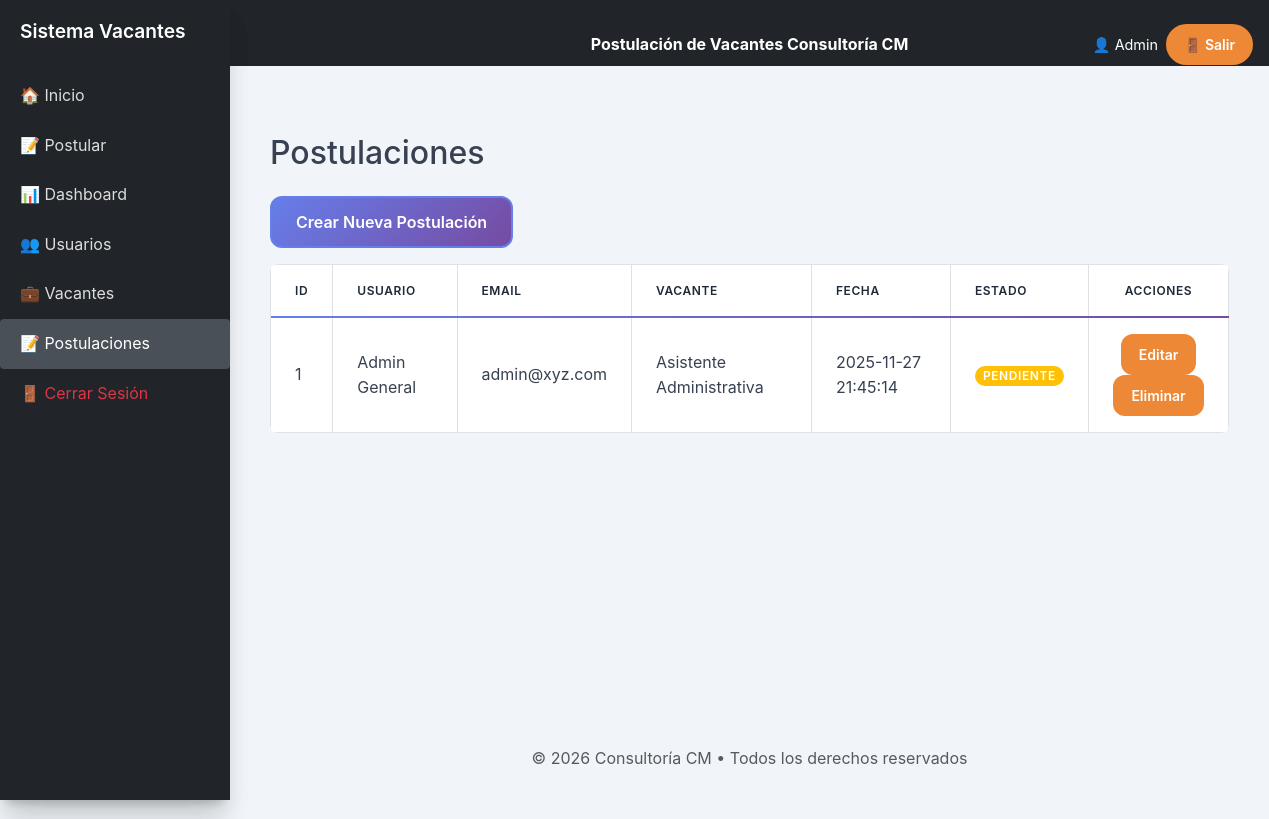
The app's page /admin/postulaciones_gestionar.php (signed in), older data.
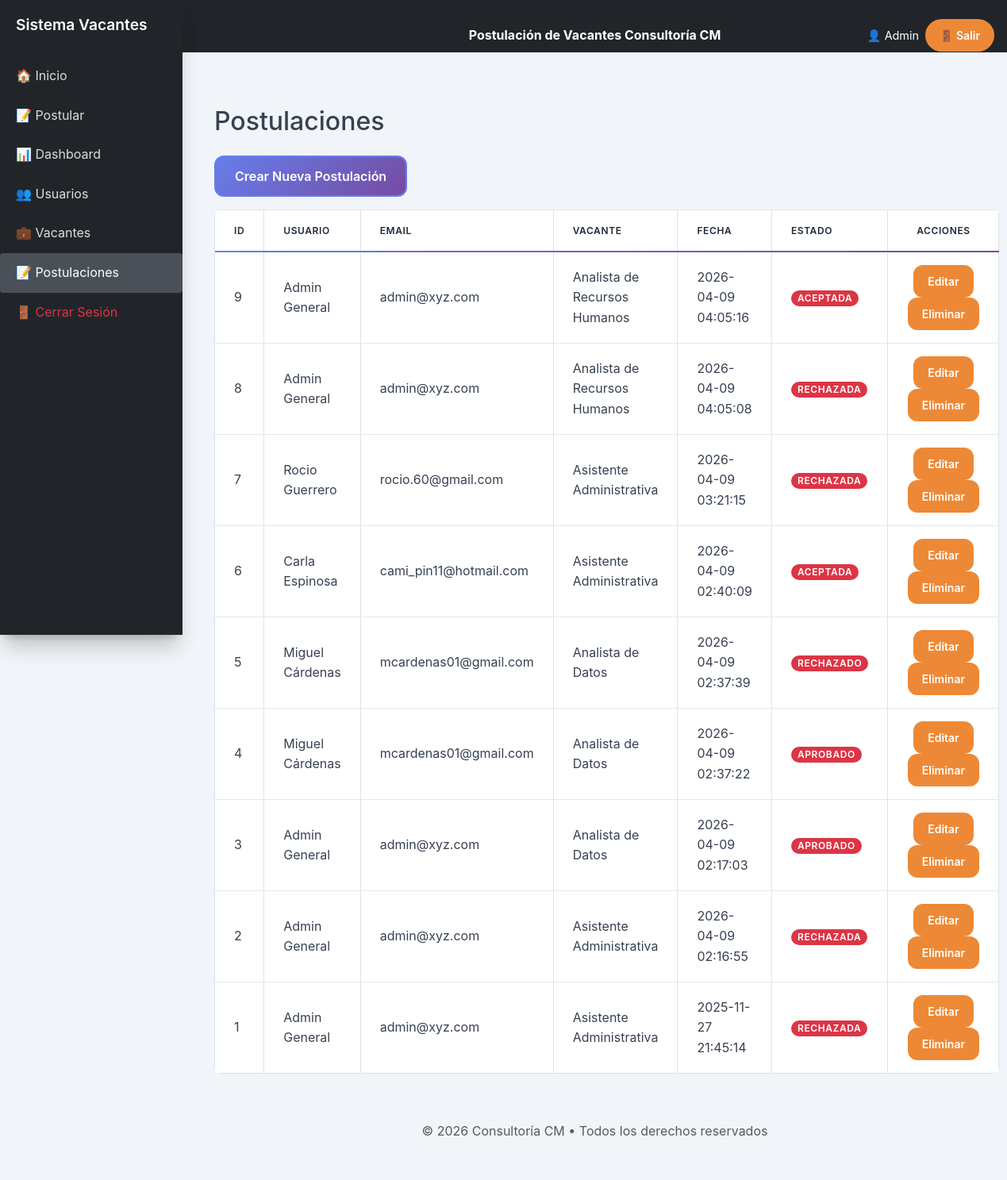
The same page, newer data.
### tables this page shows
CREATE TABLE `postulaciones` (
  `id` int(11) NOT NULL,
  `usuario_id` int(11) NOT NULL,
  `vacante_id` int(11) NOT NULL,
  `fecha_postulacion` timestamp NOT NULL DEFAULT current_timestamp(),
  `estado` enum('pendiente','aprobado','rechazado','aceptada','rechazada') DEFAULT 'pendiente',
  `es_ganador` tinyint(1) DEFAULT 0,
  `fecha_seleccion` timestamp NULL DEFAULT NULL,
  `comentario_seleccion` text DEFAULT NULL,
  `puntaje` decimal(3,1) DEFAULT 0.0,
  `archivo` varchar(255) NOT NULL,
  `fecha_evaluacion` datetime DEFAULT NULL
);

CREATE TABLE `usuarios` (
  `id` int(11) NOT NULL,
  `nombre` varchar(120) NOT NULL,
  `apellido` varchar(120) NOT NULL,
  `email` varchar(150) NOT NULL,
  `password` varchar(255) NOT NULL,
  `rol` enum('empleado','admin') DEFAULT 'empleado',
  `fecha_registro` timestamp NOT NULL DEFAULT current_timestamp()
);

CREATE TABLE `vacantes` (
  `id` int(11) NOT NULL,
  `titulo` varchar(200) NOT NULL,
  `descripcion` text NOT NULL,
  `requisitos` text NOT NULL,
  `departamento` varchar(150) NOT NULL,
  `fecha_publicacion` timestamp NOT NULL DEFAULT current_timestamp(),
  `estado` enum('abierta','cerrada') DEFAULT 'abierta'
);

### admin/postulaciones_gestionar.php (the view, shortened to what this page needs)
<?php
include '../includes/header.php';
include '../includes/sidebar.php';
$conn = new mysqli("localhost", "root", "root", "sistema_vacantes");
$sql = "
SELECT p.id, p.fecha_postulacion, p.estado,
       u.nombre, u.apellido, u.email,
       v.titulo AS vacante
FROM postulaciones p
JOIN usuarios u ON u.id = p.usuario_id
JOIN vacantes v ON v.id = p.vacante_id
ORDER BY p.fecha_postulacion DESC
";
$result = $conn->query($sql);
?>
<div class="content">
    <div class="container">
        <h2 class="my-4">Postulaciones</h2>
        <a href="postulaciones_crear.php" class="btn btn-primary mb-3">Crear Nueva Postulación</a>
        <table class="table table-bordered">
            <thead>
                <tr>
                    <th>ID</th>
                    <th>Usuario</th>
                    <th>Email</th>
                    <th>Vacante</th>
                    <th>Fecha</th>
                    <th>Estado</th>
                    <th>Acciones</th>
                </tr>
            </thead>
            <tbody>
                <?php while ($row = $result->fetch_assoc()): ?>
                    <tr>
                        <td><?= $row['id'] ?></td>
                        <td><?= $row['nombre'] . " " . $row['apellido'] ?></td>
                        <td><?= $row['email'] ?></td>
                        <td><?= $row['vacante'] ?></td>
                        <td><?= $row['fecha_postulacion'] ?></td>
                        <td>
                            <span class="badge bg-<?=
                                $row['estado'] == 'pendiente' ? 'warning' :
                                ($row['estado'] == 'aceptado' ? 'success' : 'danger')
                            ?>">
                            <?= ucfirst($row['estado']) ?>
                            </span>
                        </td>
                        <td>
                            <a href="postulaciones_editar.php?id=<?= $row['id'] ?>" class="btn btn-warning btn-sm">Editar</a>
                            <a href="postulaciones_eliminar.php?id=<?= $row['id'] ?>" class="btn btn-danger btn-sm">Eliminar</a>
                        </td>
                    </tr>
                <?php endwhile; ?>
            </tbody>
        </table>
    </div>
</div>
<?php include '../includes/footer.php'; ?>

Row changes from the older to the newer data that the page shows:
added postulaciones: id "9", usuario.nombre "Admin", usuario.apellido "General", usuario.email "admin@xyz.com", vacante.titulo "Analista de Recursos Humanos", fecha_postulacion "2026-04-09 04:05:16", estado "ACEPTADA"
added postulaciones: id "8", usuario.nombre "Admin", usuario.apellido "General", usuario.email "admin@xyz.com", vacante.titulo "Analista de Recursos Humanos", fecha_postulacion "2026-04-09 04:05:08", estado "RECHAZADA"
added postulaciones: id "7", usuario.nombre "Rocio", usuario.apellido "Guerrero", usuario.email "rocio.60@gmail.com", vacante.titulo "Asistente Administrativa", fecha_postulacion "2026-04-09 03:21:15", estado "RECHAZADA"
added postulaciones: id "6", usuario.nombre "Carla", usuario.apellido "Espinosa", usuario.email "cami_pin11@hotmail.com", vacante.titulo "Asistente Administrativa", fecha_postulacion "2026-04-09 02:40:09", estado "ACEPTADA"
added postulaciones: id "5", usuario.nombre "Miguel", usuario.apellido "Cárdenas", usuario.email "mcardenas01@gmail.com", vacante.titulo "Analista de Datos", fecha_postulacion "2026-04-09 02:37:39", estado "RECHAZADO"
added postulaciones: id "4", usuario.nombre "Miguel", usuario.apellido "Cárdenas", usuario.email "mcardenas01@gmail.com", vacante.titulo "Analista de Datos", fecha_postulacion "2026-04-09 02:37:22", estado "APROBADO"
added postulaciones: id "3", usuario.nombre "Admin", usuario.apellido "General", usuario.email "admin@xyz.com", vacante.titulo "Analista de Datos", fecha_postulacion "2026-04-09 02:17:03", estado "APROBADO"
added postulaciones: id "2", usuario.nombre "Admin", usuario.apellido "General", usuario.email "admin@xyz.com", vacante.titulo "Asistente Administrativa", fecha_postulacion "2026-04-09 02:16:55", estado "RECHAZADA"
changed postulaciones id 1: estado "PENDIENTE" → "RECHAZADA"
